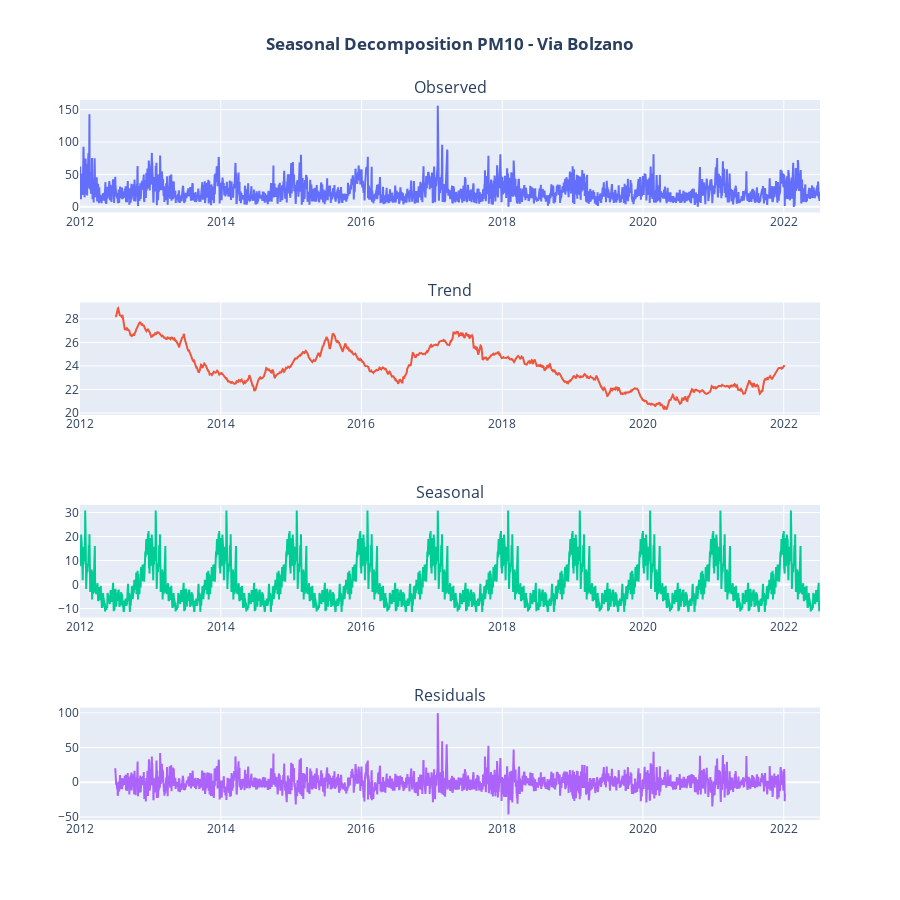

Notebook code for this chart:
### Code cell
from matplotlib import scale
import plotly.graph_objects as go
from plotly.subplots import make_subplots
from statsmodels.tsa.seasonal import DecomposeResult, seasonal_decompose
import pandas as pd
from statsmodels.tsa.seasonal import seasonal_decompose

#-------------------------------------INPUT------------------------------------------------

#Inquinante = "Biossido di Azoto"
Inquinante = "PM10"
#Inquinante = "PM2.5"
#Inquinante = "Ossido di Carbonio"
#Inquinante = "Biossido Zolfo"
#Inquinante = "Ozono"

Anno = "2017"

#Stazione = "Parco S. Chiara"
#Stazione = "A22 (Avio)"
#Stazione = "Borgo Valsugana"
#Stazione = "Monte Gaza"
#Stazione = "Piana Rotaliana"
#Stazione = "Riva del Garda"
#Stazione = "Rovereto"
Stazione = "Via Bolzano"

#---------------------------------------CALCOLO------------------------------------------------
def plot_seasonal_decompose(result:DecomposeResult, dates:pd.Series=None, title:str=("Seasonal Decomposition " + Inquinante + " - " + Stazione)):
    x_values = dates if dates is not None else np.arange(len(result.observed))
    return (
        make_subplots(
            rows=4,
            cols=1,
            subplot_titles=["Observed", "Trend", "Seasonal", "Residuals"],
        )
        .add_trace(
            go.Scatter(x=x_values, y=result.observed, mode="lines", name='Observed'),
            row=1,
            col=1,
        )
        .add_trace(
            go.Scatter(x=x_values, y=result.trend, mode="lines", name='Trend'),
            row=2,
            col=1,
        )
        .add_trace(
            go.Scatter(x=x_values, y=result.seasonal, mode="lines", name='Seasonal'),
            row=3,
            col=1,
        )
        .add_trace(
            go.Scatter(x=x_values, y=result.resid, mode="lines", name='Residual'),
            row=4,
            col=1
        )
        .update_layout(
            height=900, title=f'<b>{title}</b>', margin={'t':100}, title_x=0.5, showlegend=False
        )
    )


DataInizioAnno = Anno + "-01-01"
DataFineAnno = Anno + "-12-31"


dfFull = pd.read_csv('APPA data merged 1.csv', encoding='windows-1252')
dfInquinante = dfFull[dfFull.Inquinante == Inquinante]
dfInquinante = dfInquinante[dfInquinante.Stazione == Stazione]
#dfInquinante = dfInquinante[DataInizioAnno <= dfFull.Data]                             #For only one year
#dfInquinante = dfInquinante[dfFull.Data <= DataFineAnno]

dfInquinante = dfInquinante[dfInquinante.Valore != "n.d."]
dfInquinante["Valore"] = dfInquinante["Valore"].astype(float)
dfInquinante["Data"] = dfInquinante["Data"].str.slice(stop=10)

dfInquinanteDaily = dfInquinante.groupby(["Data", "Stazione"]).mean()
dfInquinanteDaily = dfInquinanteDaily.reset_index()


decomposition = seasonal_decompose(dfInquinanteDaily['Valore'], model='additive', period=365)
fig = plot_seasonal_decompose(decomposition, dates=dfInquinanteDaily['Data'])

#-----------------------------------------------OUTPUT--------------------------------------------------------------------------------------

fig.show()

### Figure 1 — Plotly figure (JSON) as saved in the notebook; plotly's stock layout.template omitted (floating-point values rounded to 4 significant figures; data arrays with more than 128 entries replaced by an {"elided": "..."} marker saying what was removed)
{"data": [{"mode": "lines", "name": "Observed", "type": "scatter", "x": {"elided": "3829 str values"}, "xaxis": "x", "y": {"elided": "3829 float values"}, "yaxis": "y"}, {"mode": "lines", "name": "Trend", "type": "scatter", "x": {"elided": "3829 str values"}, "xaxis": "x2", "y": {"elided": "3829 float values"}, "yaxis": "y2"}, {"mode": "lines", "name": "Seasonal", "type": "scatter", "x": {"elided": "3829 str values"}, "xaxis": "x3", "y": {"elided": "3829 float values"}, "yaxis": "y3"}, {"mode": "lines", "name": "Residual", "type": "scatter", "x": {"elided": "3829 str values"}, "xaxis": "x4", "y": {"elided": "3829 float values"}, "yaxis": "y4"}], "layout": {"annotations": [{"font": {"size": 16}, "showarrow": false, "text": "Observed", "x": 0.5, "xanchor": "center", "xref": "paper", "y": 1, "yanchor": "bottom", "yref": "paper"}, {"font": {"size": 16}, "showarrow": false, "text": "Trend", "x": 0.5, "xanchor": "center", "xref": "paper", "y": 0.7188, "yanchor": "bottom", "yref": "paper"}, {"font": {"size": 16}, "showarrow": false, "text": "Seasonal", "x": 0.5, "xanchor": "center", "xref": "paper", "y": 0.4375, "yanchor": "bottom", "yref": "paper"}, {"font": {"size": 16}, "showarrow": false, "text": "Residuals", "x": 0.5, "xanchor": "center", "xref": "paper", "y": 0.1562, "yanchor": "bottom", "yref": "paper"}], "height": 900, "margin": {"t": 100}, "showlegend": false, "title": {"text": "<b>Seasonal Decomposition PM10 - Via Bolzano</b>", "x": 0.5}, "xaxis": {"anchor": "y", "domain": [0, 1]}, "xaxis2": {"anchor": "y2", "domain": [0, 1]}, "xaxis3": {"anchor": "y3", "domain": [0, 1]}, "xaxis4": {"anchor": "y4", "domain": [0, 1]}, "yaxis": {"anchor": "x", "domain": [0.8438, 1]}, "yaxis2": {"anchor": "x2", "domain": [0.5625, 0.7188]}, "yaxis3": {"anchor": "x3", "domain": [0.2812, 0.4375]}, "yaxis4": {"anchor": "x4", "domain": [0, 0.1562]}}}
